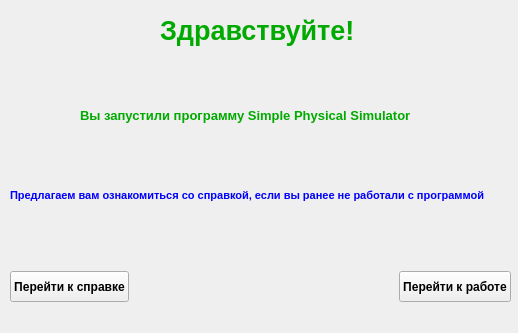
<?xml version="1.0" encoding="UTF-8"?>
<ui version="4.0">
 <class>HelloWindow</class>
 <widget class="QWidget" name="HelloWindow">
  <property name="geometry">
   <rect>
    <x>0</x>
    <y>0</y>
    <width>518</width>
    <height>333</height>
   </rect>
  </property>
  <property name="minimumSize">
   <size>
    <width>518</width>
    <height>333</height>
   </size>
  </property>
  <property name="maximumSize">
   <size>
    <width>518</width>
    <height>333</height>
   </size>
  </property>
  <property name="palette">
   <palette>
    <active>
     <colorrole role="WindowText">
      <brush brushstyle="SolidPattern">
       <color alpha="255">
        <red>255</red>
        <green>170</green>
        <blue>127</blue>
       </color>
      </brush>
     </colorrole>
     <colorrole role="ToolTipText">
      <brush brushstyle="SolidPattern">
       <color alpha="255">
        <red>85</red>
        <green>255</green>
        <blue>127</blue>
       </color>
      </brush>
     </colorrole>
    </active>
    <inactive>
     <colorrole role="WindowText">
      <brush brushstyle="SolidPattern">
       <color alpha="255">
        <red>255</red>
        <green>170</green>
        <blue>127</blue>
       </color>
      </brush>
     </colorrole>
     <colorrole role="ToolTipText">
      <brush brushstyle="SolidPattern">
       <color alpha="255">
        <red>85</red>
        <green>255</green>
        <blue>127</blue>
       </color>
      </brush>
     </colorrole>
    </inactive>
    <disabled>
     <colorrole role="WindowText">
      <brush brushstyle="SolidPattern">
       <color alpha="127">
        <red>255</red>
        <green>255</green>
        <blue>255</blue>
       </color>
      </brush>
     </colorrole>
     <colorrole role="ToolTipText">
      <brush brushstyle="SolidPattern">
       <color alpha="255">
        <red>85</red>
        <green>255</green>
        <blue>127</blue>
       </color>
      </brush>
     </colorrole>
    </disabled>
   </palette>
  </property>
  <property name="windowTitle">
   <string>Приветствие</string>
  </property>
  <widget class="QLabel" name="label">
   <property name="geometry">
    <rect>
     <x>160</x>
     <y>0</y>
     <width>201</width>
     <height>61</height>
    </rect>
   </property>
   <property name="palette">
    <palette>
     <active>
      <colorrole role="WindowText">
       <brush brushstyle="SolidPattern">
        <color alpha="255">
         <red>0</red>
         <green>170</green>
         <blue>0</blue>
        </color>
       </brush>
      </colorrole>
      <colorrole role="Text">
       <brush brushstyle="SolidPattern">
        <color alpha="255">
         <red>0</red>
         <green>170</green>
         <blue>0</blue>
        </color>
       </brush>
      </colorrole>
      <colorrole role="PlaceholderText">
       <brush brushstyle="SolidPattern">
        <color alpha="128">
         <red>0</red>
         <green>170</green>
         <blue>0</blue>
        </color>
       </brush>
      </colorrole>
     </active>
     <inactive>
      <colorrole role="WindowText">
       <brush brushstyle="SolidPattern">
        <color alpha="255">
         <red>0</red>
         <green>170</green>
         <blue>0</blue>
        </color>
       </brush>
      </colorrole>
      <colorrole role="Text">
       <brush brushstyle="SolidPattern">
        <color alpha="255">
         <red>0</red>
         <green>170</green>
         <blue>0</blue>
        </color>
       </brush>
      </colorrole>
      <colorrole role="PlaceholderText">
       <brush brushstyle="SolidPattern">
        <color alpha="128">
         <red>0</red>
         <green>170</green>
         <blue>0</blue>
        </color>
       </brush>
      </colorrole>
     </inactive>
     <disabled>
      <colorrole role="WindowText">
       <brush brushstyle="SolidPattern">
        <color alpha="127">
         <red>255</red>
         <green>255</green>
         <blue>255</blue>
        </color>
       </brush>
      </colorrole>
      <colorrole role="Text">
       <brush brushstyle="SolidPattern">
        <color alpha="127">
         <red>255</red>
         <green>255</green>
         <blue>255</blue>
        </color>
       </brush>
      </colorrole>
      <colorrole role="PlaceholderText">
       <brush brushstyle="SolidPattern">
        <color alpha="128">
         <red>231</red>
         <green>231</green>
         <blue>231</blue>
        </color>
       </brush>
      </colorrole>
     </disabled>
    </palette>
   </property>
   <property name="font">
    <font>
     <pointsize>20</pointsize>
     <weight>75</weight>
     <bold>true</bold>
    </font>
   </property>
   <property name="text">
    <string>Здравствуйте!</string>
   </property>
  </widget>
  <widget class="QLabel" name="label_2">
   <property name="geometry">
    <rect>
     <x>80</x>
     <y>100</y>
     <width>431</width>
     <height>31</height>
    </rect>
   </property>
   <property name="palette">
    <palette>
     <active>
      <colorrole role="WindowText">
       <brush brushstyle="SolidPattern">
        <color alpha="255">
         <red>0</red>
         <green>170</green>
         <blue>0</blue>
        </color>
       </brush>
      </colorrole>
     </active>
     <inactive>
      <colorrole role="WindowText">
       <brush brushstyle="SolidPattern">
        <color alpha="255">
         <red>0</red>
         <green>170</green>
         <blue>0</blue>
        </color>
       </brush>
      </colorrole>
     </inactive>
     <disabled>
      <colorrole role="WindowText">
       <brush brushstyle="SolidPattern">
        <color alpha="127">
         <red>255</red>
         <green>255</green>
         <blue>255</blue>
        </color>
       </brush>
      </colorrole>
     </disabled>
    </palette>
   </property>
   <property name="font">
    <font>
     <pointsize>10</pointsize>
     <weight>75</weight>
     <bold>true</bold>
    </font>
   </property>
   <property name="text">
    <string>Вы запустили программу Simple Physical Simulator</string>
   </property>
  </widget>
  <widget class="QLabel" name="label_4">
   <property name="geometry">
    <rect>
     <x>10</x>
     <y>180</y>
     <width>511</width>
     <height>31</height>
    </rect>
   </property>
   <property name="palette">
    <palette>
     <active>
      <colorrole role="WindowText">
       <brush brushstyle="SolidPattern">
        <color alpha="255">
         <red>0</red>
         <green>0</green>
         <blue>255</blue>
        </color>
       </brush>
      </colorrole>
      <colorrole role="Text">
       <brush brushstyle="SolidPattern">
        <color alpha="255">
         <red>0</red>
         <green>0</green>
         <blue>255</blue>
        </color>
       </brush>
      </colorrole>
      <colorrole role="PlaceholderText">
       <brush brushstyle="SolidPattern">
        <color alpha="128">
         <red>0</red>
         <green>0</green>
         <blue>255</blue>
        </color>
       </brush>
      </colorrole>
     </active>
     <inactive>
      <colorrole role="WindowText">
       <brush brushstyle="SolidPattern">
        <color alpha="255">
         <red>0</red>
         <green>0</green>
         <blue>255</blue>
        </color>
       </brush>
      </colorrole>
      <colorrole role="Text">
       <brush brushstyle="SolidPattern">
        <color alpha="255">
         <red>0</red>
         <green>0</green>
         <blue>255</blue>
        </color>
       </brush>
      </colorrole>
      <colorrole role="PlaceholderText">
       <brush brushstyle="SolidPattern">
        <color alpha="128">
         <red>0</red>
         <green>0</green>
         <blue>255</blue>
        </color>
       </brush>
      </colorrole>
     </inactive>
     <disabled>
      <colorrole role="WindowText">
       <brush brushstyle="SolidPattern">
        <color alpha="127">
         <red>255</red>
         <green>255</green>
         <blue>255</blue>
        </color>
       </brush>
      </colorrole>
      <colorrole role="Text">
       <brush brushstyle="SolidPattern">
        <color alpha="127">
         <red>255</red>
         <green>255</green>
         <blue>255</blue>
        </color>
       </brush>
      </colorrole>
      <colorrole role="PlaceholderText">
       <brush brushstyle="SolidPattern">
        <color alpha="128">
         <red>231</red>
         <green>231</green>
         <blue>231</blue>
        </color>
       </brush>
      </colorrole>
     </disabled>
    </palette>
   </property>
   <property name="font">
    <font>
     <pointsize>8</pointsize>
     <weight>75</weight>
     <bold>true</bold>
    </font>
   </property>
   <property name="text">
    <string>Предлагаем вам ознакомиться со справкой, если вы ранее не работали с программой</string>
   </property>
  </widget>
  <widget class="QWidget" name="layoutWidget">
   <property name="geometry">
    <rect>
     <x>10</x>
     <y>270</y>
     <width>501</width>
     <height>33</height>
    </rect>
   </property>
   <layout class="QHBoxLayout" name="horizontalLayout">
    <item>
     <widget class="QPushButton" name="pushButton_2">
      <property name="minimumSize">
       <size>
        <width>0</width>
        <height>31</height>
       </size>
      </property>
      <property name="font">
       <font>
        <pointsize>9</pointsize>
        <weight>75</weight>
        <bold>true</bold>
       </font>
      </property>
      <property name="text">
       <string>Перейти к справке</string>
      </property>
     </widget>
    </item>
    <item>
     <spacer name="horizontalSpacer">
      <property name="orientation">
       <enum>Qt::Horizontal</enum>
      </property>
      <property name="sizeHint" stdset="0">
       <size>
        <width>40</width>
        <height>20</height>
       </size>
      </property>
     </spacer>
    </item>
    <item>
     <widget class="QPushButton" name="pushButton">
      <property name="minimumSize">
       <size>
        <width>0</width>
        <height>31</height>
       </size>
      </property>
      <property name="font">
       <font>
        <pointsize>9</pointsize>
        <weight>75</weight>
        <bold>true</bold>
       </font>
      </property>
      <property name="text">
       <string>Перейти к работе</string>
      </property>
     </widget>
    </item>
   </layout>
  </widget>
 </widget>
 <tabstops>
  <tabstop>pushButton</tabstop>
  <tabstop>pushButton_2</tabstop>
 </tabstops>
 <resources/>
 <connections/>
</ui>
